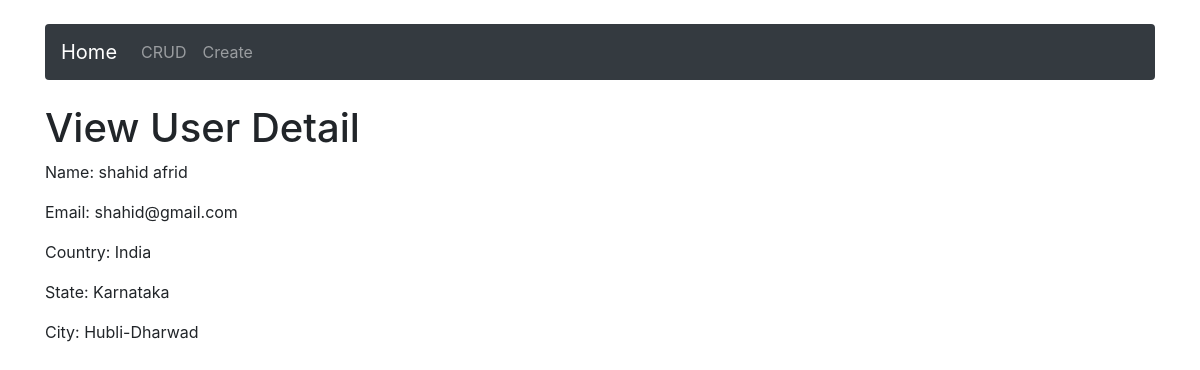
The page /view/5 on the database its author committed.
### operation/models.py (models this page shows)
class crud(models.Model):
    uname = models.CharField(max_length=200)
    email = models.CharField(max_length=200)
    country = models.CharField(max_length=200)
    state = models.CharField(max_length=200)
    city = models.CharField(max_length=200)

### operation/views.py (the view)
# urls.py: path('view/<int:id>', views.view, name="view"),
def view(request,id):
    user = crud.objects.filter(id=id)[0]
    return render(request, 'view.html', {"user":user})

### template/view.html (shortened to what this page needs)
{% load static %}
<!DOCTYPE html>
<html lang="en" class="h-100">
  <head>
    <link rel="stylesheet" href="{% static 'css/bootstrap.min.css' %}">
    <link rel="stylesheet" href="{% static 'css/style.css' %}">
  </head>
  <body class="d-flex flex-column h-100">
    <div class="container pt-4 pb-4">
        <nav class="navbar navbar-expand-lg navbar-dark bg-dark rounded">
            <a class="navbar-brand" href="/">Home</a>
            <div class="collapse navbar-collapse" id="navbarsExample09">
                <ul class="navbar-nav mr-auto">
                    <li class="nav-item">
                        <a class="nav-link" href="/index">CRUD<span class="sr-only">(current)</span></a>
                    </li>
                    <li class="nav-item">
                        <a class="nav-link" href="create">Create</a>
                    </li>
                </ul>
            </div>
        </nav>
    </div>
    <main role="main" class="flex-shrink-0">
        <div class="container">
            <h1>View User Detail</h1>
            <p>Name: {{user.uname}}</p>
            <p>Email: {{user.email}}</p>
            <p>Country: {{user.country}}</p>
            <p>State: {{user.state}}</p>
            <p>City: {{user.city}}</p>
        </div>
    </main>
  </body>
</html>

### rows shown on the page
crud: uname "shahid afrid", email "shahid@gmail.com", country "India", state "Karnataka", city "Hubli-Dharwad"
